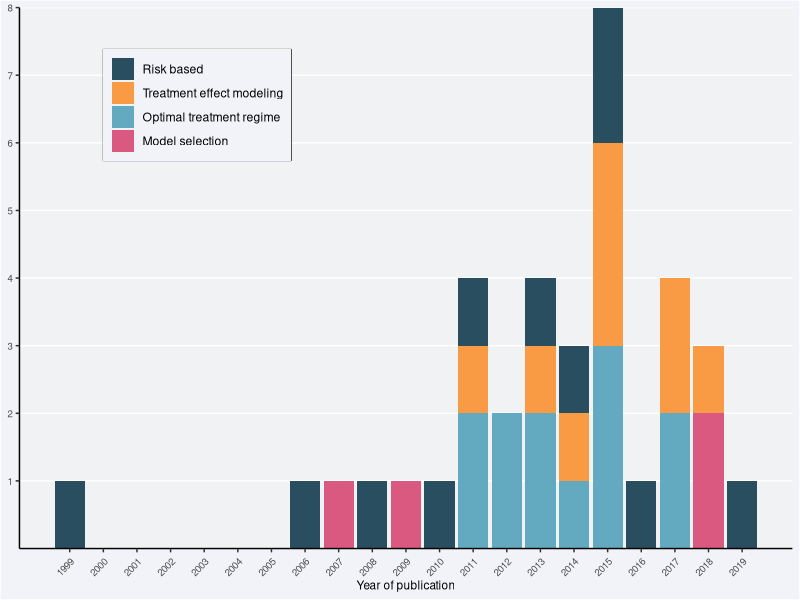

Reproduce this figure in R. (Note: this script raises an error after producing the figure.)
#!/usr/bin/env Rscript

library(tidyverse)

p <- data.frame(
  year = 1999:2019,
  riskBased = c(1, rep(0, 6), 1, 0, 1, 0, 1, 1, 0, 1, 1, 2, 1, 0, 0, 1),
  tem = c(rep(0, 12), 1, 0, 1, 1, 3, 0, 2, 1, 0),
  otr = c(rep(0, 12), 2, 2, 2, 1, 3, 0, 2, 0, 0),
  modelSelection = c(rep(0, 8), 1, 0, 1, rep(0, 8), 2, 0)
) %>%
  tidyr::pivot_longer(
    cols = riskBased:modelSelection,
    names_to = "method",
    values_to = "publications"
  ) %>%
  dplyr::mutate(
    method = factor(
      method,
      levels = c("riskBased", "tem", "otr", "modelSelection"),
      labels = c(
        "Risk based",
        "Treatment effect modeling",
        "Optimal treatment regime",
        "Model selection"
      )
    )
  ) %>%
  ggplot2::ggplot(ggplot2::aes(x = year, y = publications, fill = method)) +
  ggplot2::geom_bar(position = "stack", stat = "identity") +
  # geom_text(aes(label = publications), color="black", size=3.5) +
  ggplot2::xlab("Year of publication") +
  ggplot2::scale_x_continuous(breaks = 1999:2019) +
  ggplot2::scale_y_continuous(breaks = 1:8, expand = c(0, 0)) +
  ggplot2::scale_fill_manual(
    breaks = c(
      "Risk based",
      "Treatment effect modeling",
      "Optimal treatment regime",
      "Model selection"
    ),
    values = rev(c(
      "#D95980",
      "#63AAC0",
      "#F99B45",
      "#284E60"
    ))
  ) +
  ggplot2::theme(
    plot.background = ggplot2::element_rect(fill = "#F1F3F8"),
    panel.grid.minor = ggplot2::element_blank(),
    panel.grid.major.x = ggplot2::element_blank(),
    panel.background = ggplot2::element_rect(fill = "#F0F2F3"),
    legend.position = c(.23, .82),
    legend.title = ggplot2::element_blank(),
    legend.box.background = ggplot2::element_rect(color = "black"),
    legend.background = ggplot2::element_rect(fill = "#F1F3F8"),
    axis.title.y = ggplot2::element_blank(),
    axis.title.x = ggplot2::element_text(size = 8.5),
    axis.text.x = ggplot2::element_text(size = 7, angle = 45, vjust = 0.9, hjust = 1),
    axis.text.y = ggplot2::element_text(size = 7),
    axis.line = ggplot2::element_line(color = "black")
  )


  ggplot2::ggsave(
    "figures/reviewFigure.tiff",
    plot = p,
    height = 4,
    width = 6,
    dpi = 1000,
    compression = "lzw+p"
  )
